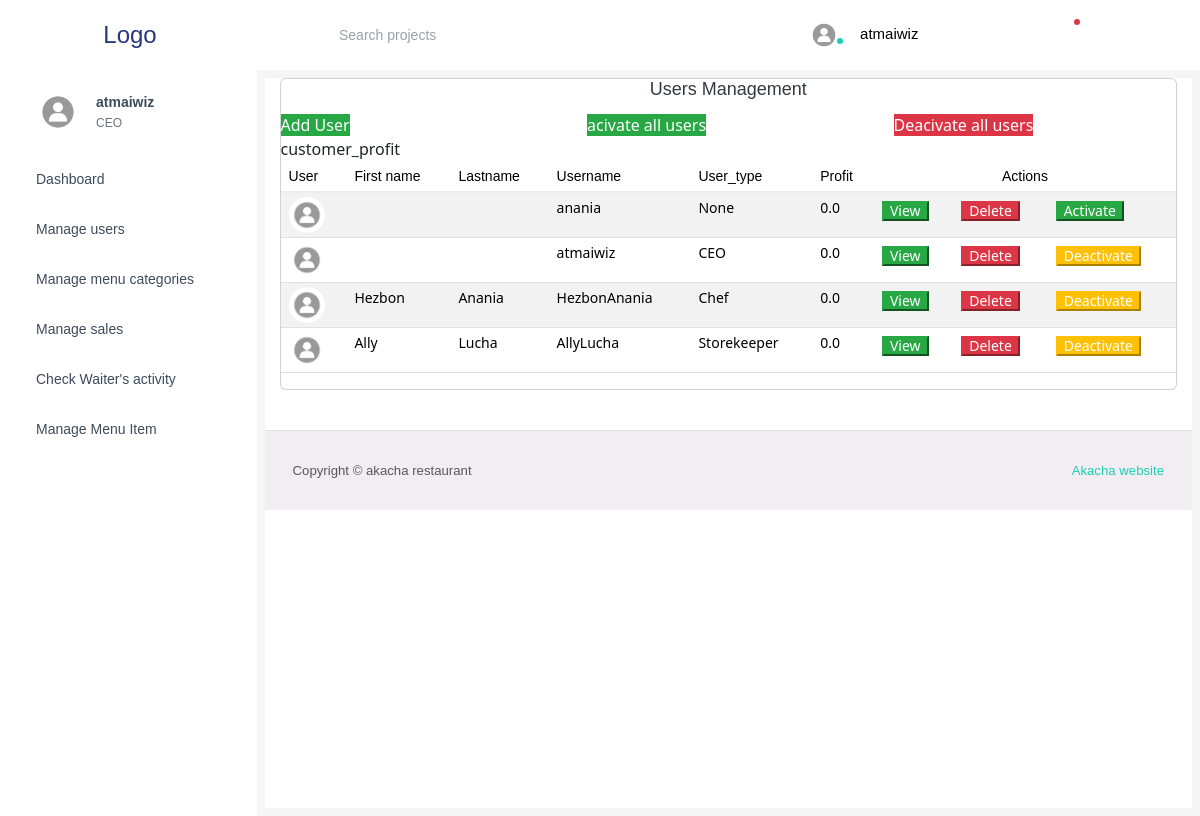
The app's page /manage_user/0 (signed in) with its own data.
### hotelmanagement/models.py (models this page shows, shortened)
class CustomUser(AbstractUser):
    objects = models.Manager()
    id = models.AutoField(primary_key=True)
    profile = models.ImageField(upload_to="profiles/", default='profiles/default_profile.jpg')
    user_type = models.ForeignKey(User_type, on_delete=models.SET_NULL, null=True, default=None)
    is_active = models.BooleanField(default=True)
    customer_profit = models.FloatField(default=0.0)

class User_type(models.Model):
    id = models.AutoField(primary_key=True)
    user_type = models.CharField(max_length=50)
    def __str__(self):
        return self.user_type

### hotelmanagement/views.py (the view)
# urls.py: path("manage_user/<int:id>", views.manage_user, name="manage_user"),
def manage_user(request, id):
    if id == 0:
        users = CustomUser.objects.all()
    else:
        users = CustomUser.objects.filter(user_type=id)
    return render(request, f"{user_validator(request)}/manage_user.html", {'users': users})

### hotelmanagement/processor.py (called while the page is built)
def user_type_list(request):
    user_type = User_type.objects.all()
    return {'user_types': user_type}

def message_analyser(request):
    try:
        if request.user.user_type.user_type == "Storekeeper":
            print(request.user.user_type)
            sys_messages = Messages.objects.filter(receiver_category=2, opened=False)
            return {"system_message": sys_messages}
        else:
            user = request.user
            messages = Messages.objects.filter(receiver_category=user.user_type, order__send=False)
            return {'messagess': messages}
    except:
        user_type = User_type.objects.all()
        return {'user_types': user_type}

### hotelmanagement/utils.py (called while the page is built)
def user_validator(request):
    if request.user.is_authenticated:
        user_type = request.user.user_type
        return user_type
    else:
        return redirect('login')

### templates/CEO/manage_user.html (shortened to what this page needs)
{% extends "CEO/base.html" %}
{% block content%}
  <div class="col-lg-12 grid-margin stretch-card">
    <div class="card">
      <div class="">
        <div class="row">
          <div class="col">
            <div class="row">
              <h4 class="col card-title">Users Management</h4>
            </div>
          </div>
        </div>
        <div class="row">
          <div class="col">
            <a href="#" class="add-button btn-success" data-toggle="modal" data-target="#add">Add User</a>
          </div>
          <div class="col">
            <a href="#" class="deactivate-button btn-success" data-toggle="modal" data-target="#activate">acivate all users</a></h4>
          </div>
          <div class="col">
            <a href="#" class="deactivate-button btn-danger" data-toggle="modal" data-target="#deactivate">Deacivate all users</a></h4>
          </div>
        </div>
        <div class="table-responsive">
          <table class="table table-striped">
            <thead>
              <tr>
                <th>User</th>
                <th>First name</th>
                <th>Lastname</th>
                <th>Username</th>
                <th>User_type</th>
                <th>Profit</th>
                <th colspan="3" style="text-align: center;">Actions</th>
              </tr>customer_profit
            </thead>
            <tbody>
              {% for userr in users %}
                <tr>
                  <td class="py-1">
                    {% if userr.profile %}
                      <img src="{{ userr.profile.url }}" alt="image" />
                    {% endif %}
                  </td>
                  <td>{{ userr.first_name }}</td>
                  <td>{{ userr.last_name }}</td>
                  <td>{{ userr.username }}</td>
                  <td>{{ userr.user_type }}</td>
                  <td>{{ userr.customer_profit }}</td>
                  <td>
                    <form method="post" action="{% url 'userprofile'%}">
                      <button class="btn-success" type="submit"> View</button>
                    </form>
                  </td>
                  <td><button class="update-button btn-danger" data-toggle="modal" data-target="#deleteModal{{ userr.id }}">Delete</button></td>
                  {%if userr.is_active %}
                  <td><button class="update-button btn-warning" data-toggle="modal" data-target="#deactivateModal{{ userr.id }}">Deactivate</button></td>
                  {%else%}
                  <td><button class="update-button btn-success" data-toggle="modal" data-target="#updateModal{{ userr.id }}">Activate</button></td>
                  {%endif%}
                  </div>
                  </div>
              {% endfor %}
{% endblock %}

### templates/navigation.html (shortened to what this page needs)
<!DOCTYPE html>
<html lang="en">
  <head>
    {% load static %}
    <link rel="stylesheet" href="{% static 'mystyle.css' %}" />
  </head>
  <body>
    <nav class="navbar default-layout-navbar col-lg-12 col-12 p-0 fixed-top d-flex flex-row">
      <div class="text-center navbar-brand-wrapper d-flex align-items-center justify-content-center">
        <a class="navbar-brand brand-logo" href="{% url 'home' %}">Logo</a>
      </div>
      <div class="navbar-menu-wrapper d-flex align-items-stretch">
        <button class="navbar-toggler navbar-toggler align-self-center" type="button" data-toggle="minimize"></button>
        <div class="search-field d-none d-md-block">
          <form class="d-flex align-items-center h-100" action="#">
            <div class="input-group">
              <div class="input-group-prepend bg-transparent">
                <i class="input-group-text border-0 mdi mdi-magnify"></i>
              </div>
              <input type="text" class="form-control bg-transparent border-0" placeholder="Search projects" />
            </div>
          </form>
        </div>
        <ul class="navbar-nav navbar-nav-right">
          <li class="nav-item nav-profile dropdown">
            <a class="nav-link dropdown-toggle" id="profileDropdown" href="#" data-bs-toggle="dropdown" aria-expanded="false">
              <div class="nav-profile-img">
                {% if user.profile %}
                  <img src="{{ user.profile.url }}" alt="image" />
                {% endif %}
                <span class="availability-status online"></span>
              </div>
              <div class="nav-profile-text">
                <p class="mb-1 text-black">{{ user.username }}</p>
              </div>
            </a>
          </li>
          <li class="nav-item d-none d-lg-block full-screen-link">
          </li>
          <li class="nav-item dropdown">
          </li>
          <li class="nav-item dropdown">
            <a class="nav-link count-indicator dropdown-toggle" id="notificationDropdown" href="#" data-bs-toggle="dropdown">
              <span class="count-symbol bg-danger"></span>
            </a>
          </li>
          <li class="nav-item nav-logout d-none d-lg-block">
          </li>
          <li class="nav-item nav-settings d-none d-lg-block">
          </li>
        </ul>
      </div>
    </nav>
  </body>
</html>

### templates/CEO/side_bar.html (shortened to what this page needs)
<!DOCTYPE html>
<html lang="en">
  <head>
    {% load static %}
    <link rel="stylesheet" href="{% static 'mystyle.css' %}" />
  </head>
  <body>
    <nav class="sidebar sidebar-offcanvas" id="sidebar">
      <ul class="nav">
        <li class="nav-item nav-profile">
          <a href="{% url 'home'%}"  class="nav-link">
            <div class="nav-profile-image">
              {% if user.profile %}
                <img src="{{user.profile.url}}" alt="profile" />
              {% endif %}
            </div>
            <div class="nav-profile-text d-flex flex-column">
              <span class="font-weight-bold mb-2">{{user.username}}</span>
              <span class="text-secondary text-small">{{user.user_type}}</span>
            </div>
          </a>
        </li>
        <li class="nav-item">
          <a class="nav-link" href="{% url 'home'%}" >
            <span class="menu-title">Dashboard</span>
          </a>
        </li>
        <li class="nav-item">
          <a class="nav-link " id="manage-user" href="{%url 'manage_user' 0%}" >
            <span class="menu-title">Manage users</span>
          </a>
        </li>
        <li class="nav-item">
          <a class="nav-link " id="manage-menu-category"  href="{%url 'manage_menu_category'%}">
            <span class="menu-title">Manage menu categories</span>
          </a>
        </li>
        <li class="nav-item">
          <a class="nav-link "  id = "manage-sale" href="{% url 'manage_sale'%}">
            <span class="menu-title">Manage sales</span>
          </a>
        </li>
        <li class="nav-item">
          <a class="nav-link "  id="check-waiter" href="{% url 'waiter_activity_check'%}">
            <span class="menu-title">Check Waiter's activity</span>
          </a>
        </li>
        <li class="nav-item">
          <a class="nav-link "  id = "manage-menu-item" href="{% url 'manage_menu_item'%}">
            <span class="menu-title">Manage Menu Item</span>
          </a>
        </li>
      </ul>
    </nav>
  </body>
</html>

### static/mystyle.css (style rules this page uses)
h1, h2, h3, h4, h5, h6 { color: #75bb6d; text-align: center; }
a { text-decoration: none; }

### records on screen
CustomUser: profile (placeholder picture), username "atmaiwiz", user_type "CEO", customer_profit "0.0"
CustomUser: profile (placeholder picture), username "anania", user_type "None", customer_profit "0.0"
CustomUser: profile (placeholder picture), first_name "Hezbon", last_name "Anania", username "HezbonAnania", user_type "Chef", customer_profit "0.0"
CustomUser: profile (placeholder picture), first_name "Ally", last_name "Lucha", username "AllyLucha", user_type "Storekeeper", customer_profit "0.0"
